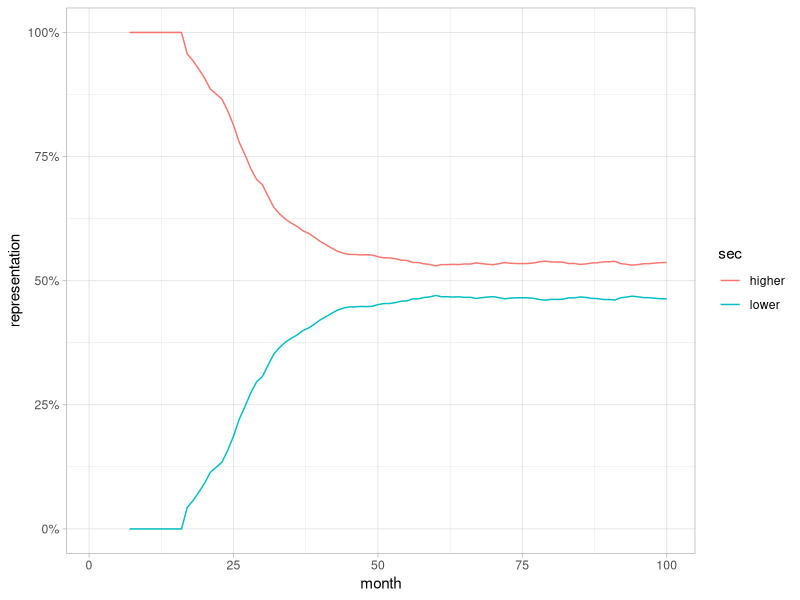

Source code (R):
## ---- chunk 1
library(tidyverse)
library(scales)
## ---- chunk 2
dat <- expand.grid(
  hir_mo = 1:120,
  hir_num_in_mo = 1:50,
  car_mo = 1:120
) %>%
  mutate(
    hir_id = factor(str_c(hir_mo, hir_num_in_mo, sep = "_")),
    mo = hir_mo + car_mo - 1
  ) %>%
  select(hir_id, hir_mo, car_mo, mo) %>%
  arrange(hir_id, hir_mo, car_mo)

dat$hsec_prob = pnorm(dat$car_mo, 2.225*12, .5*12)
dat$lsec_prob = pnorm(dat$car_mo, 2.649*12, .5*12)
dat <- dat %>%
  group_by(hir_id) %>%
  mutate(
    hsec_promo_ind = map_int(hsec_prob, ~rbinom(1, 1, .x)),
    hsec_promo_ind = if_else(cumsum(hsec_promo_ind) >= 1, 1, 0),
    lsec_promo_ind = map_int(lsec_prob, ~rbinom(1, 1, .x)),
    lsec_promo_ind = if_else(cumsum(lsec_promo_ind) >= 1, 1, 0)
  )
## ---- chunk 3
dat %>%
  # filter(car_mo <= 60) %>%
  filter(car_mo <= 60, mo <= 100) %>%
  group_by(mo) %>%
  summarize(
    n = n(),
    hsec_promo = sum(hsec_promo_ind),
    lsec_promo = sum(lsec_promo_ind),
    hsec_rep = hsec_promo / (lsec_promo + hsec_promo),
    lsec_rep = 1 - hsec_rep
  ) %>%
  select(-n) %>%
  pivot_longer(-mo, names_to = c("sec", "metric"), names_pattern = "(.*)_(.*)") %>%
  mutate(sec = if_else(sec == "lsec", "lower", "higher")) %>%
  filter(metric == "rep") %>%
  ggplot(aes(x = mo, y = value, color = sec)) + geom_line() +
  scale_y_continuous(labels = percent_format(1)) +
  labs(y = "representation", x = "month") +
  theme_light()
